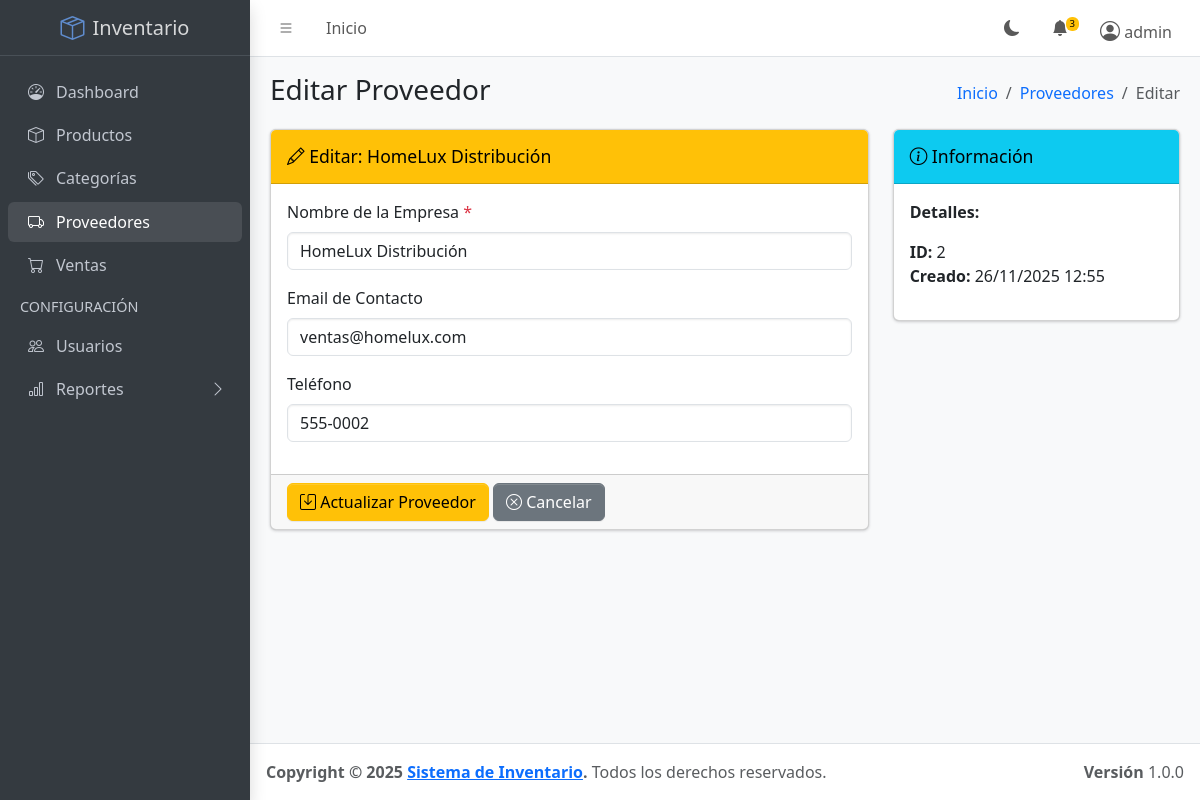
Page /public/supplier/edit/2 (signed in) on the committed database.
### tables this page shows
CREATE TABLE `suppliers` (
  `id` int(11) NOT NULL,
  `company_name` varchar(100) NOT NULL,
  `contact_email` varchar(100) DEFAULT NULL,
  `phone` varchar(20) DEFAULT NULL,
  `created_at` timestamp NOT NULL DEFAULT current_timestamp()
);

### app/core/Controller.php (called while the page is built, shortened)
<?php
class Controller {
    public function model($model) {
        return new $model();
    }
    public function view($view, $data = []) {
        extract($data);
        require_once '../app/views/' . $view . '.php';
    }
}

### app/controllers/SupplierController.php (called while the page is built, shortened)
<?php
class SupplierController extends Controller
{
    public function edit($params)
    {
        $id = $params[0] ?? null;
        $supplierModel = $this->model('Supplier');
        $supplier = $supplierModel->getById($id);
        $data = [
            'title' => 'Editar Proveedor',
            'supplier' => $supplier,
            'error' => $_SESSION['supplier_error'] ?? null
        ];
        $this->view('suppliers/edit', $data);
    }
}

### public/index.php (called while the page is built, shortened)
<?php
require_once '../app/config/db.php';
require_once '../app/core/Controller.php';
require_once '../app/core/Model.php';
$url = isset($_GET['url']) ? $_GET['url'] : '';
$router = new Router();
$router->route($url);

### app/core/Model.php (called while the page is built, shortened)
<?php
class Model {
    protected $db;
    protected $table;
    public function __construct() {
        $database = new Database();
        $this->db = $database->connect();
    }
    public function getById($id) {
        $query = "SELECT * FROM {$this->table} WHERE id = :id";
        $stmt = $this->db->prepare($query);
        $stmt->bindParam(':id', $id);
        $stmt->execute();
        return $stmt->fetch();
    }
}

### app/config/db.php (called while the page is built, shortened)
<?php
class Database
{
    private $host = 'localhost';
    private $db_name = 'inventory_system';
    private $username = 'root';
    private $password = '';
    public function connect()
    {
        $this->conn = null;
        try {
            $this->conn = new PDO('mysql:host=' . $this->host . ';dbname=' . $this->db_name, $this->username, $this->password);
            $this->conn->setAttribute(PDO::ATTR_ERRMODE, PDO::ERRMODE_EXCEPTION);
            $this->conn->setAttribute(PDO::ATTR_DEFAULT_FETCH_MODE, PDO::FETCH_ASSOC);
            $this->conn->exec("set names utf8");
        } catch (PDOException $e) {
            echo 'Connection Error: ' . $e->getMessage();
        }
        return $this->conn;
    }
}

### app/models/Supplier.php (called while the page is built, shortened)
<?php
class Supplier extends Model
{
    public function __construct()
    {
        $this->table = 'suppliers';
    }
}

### app/views/suppliers/edit.php (the view, shortened to what this page needs)
<?php require_once '../app/views/layouts/header.php'; ?>
<?php require_once '../app/views/layouts/sidebar.php'; ?>
<div class="app-content-header">
    <div class="container-fluid">
        <div class="row">
            <div class="col-sm-6">
                <h3 class="mb-0">Editar Proveedor</h3>
            </div>
            <div class="col-sm-6">
                <ol class="breadcrumb float-sm-end">
                    <li class="breadcrumb-item"><a href="/GestionInventario/public/">Inicio</a></li>
                    <li class="breadcrumb-item"><a href="/GestionInventario/public/supplier">Proveedores</a></li>
                    <li class="breadcrumb-item active">Editar</li>
                </ol>
            </div>
        </div>
    </div>
</div>
<div class="app-content">
    <div class="container-fluid">
        <div class="row">
            <div class="col-md-8">
                <div class="card card-warning">
                    <div class="card-header">
                        <h3 class="card-title">
                            <i class="bi bi-pencil"></i> Editar: <?= htmlspecialchars($supplier['company_name']) ?>
                        </h3>
                    </div>
                    <form action="/GestionInventario/public/supplier/update/<?= $supplier['id'] ?>" method="POST">
                        <div class="card-body">
                            <div class="mb-3">
                                <label for="company_name" class="form-label">Nombre de la Empresa <span class="text-danger">*</span></label>
                                <input type="text"
                                       class="form-control"
                                       id="company_name"
                                       name="company_name"
                                       value="<?= htmlspecialchars($supplier['company_name']) ?>"
                                       required>
                            </div>
                            <div class="mb-3">
                                <label for="contact_email" class="form-label">Email de Contacto</label>
                                <input type="email"
                                       class="form-control"
                                       id="contact_email"
                                       name="contact_email"
                                       value="<?= htmlspecialchars($supplier['contact_email']) ?>">
                            </div>
                            <div class="mb-3">
                                <label for="phone" class="form-label">Teléfono</label>
                                <input type="text"
                                       class="form-control"
                                       id="phone"
                                       name="phone"
                                       value="<?= htmlspecialchars($supplier['phone']) ?>">
                            </div>
                        </div>
                        <div class="card-footer">
                            <button type="submit" class="btn btn-warning">
                                <i class="bi bi-save"></i> Actualizar Proveedor
                            </button>
                            <a href="/GestionInventario/public/supplier" class="btn btn-secondary">
                                <i class="bi bi-x-circle"></i> Cancelar
                            </a>
                        </div>
                    </form>
                </div>
            </div>
            <div class="col-md-4">
                <div class="card card-info">
                    <div class="card-header">
                        <h3 class="card-title">
                            <i class="bi bi-info-circle"></i> Información
                        </h3>
                    </div>
                    <div class="card-body">
                        <p><strong>Detalles:</strong></p>
                        <ul class="list-unstyled">
                            <li><strong>ID:</strong> <?= $supplier['id'] ?></li>
                            <li><strong>Creado:</strong> <?= date('d/m/Y H:i', strtotime($supplier['created_at'])) ?></li>
                        </ul>
                    </div>
                </div>
            </div>
        </div>
    </div>
</div>
<?php require_once '../app/views/layouts/footer.php'; ?>

### rows in the picture
suppliers: company_name "HomeLux Distribución", contact_email "ventas@homelux.com", phone "555-0002", id "2", created_at "26/11/2025 12:55"

### other values in the picture
$_SESSION['username'] "admin"
